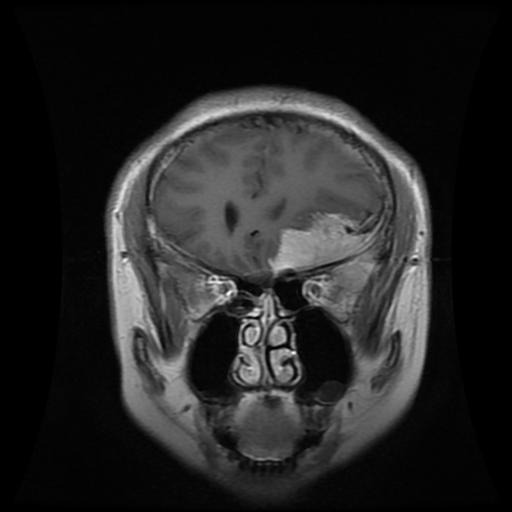
#> input picture Brain Tumour (ML Resnet) Model/Data set/Training/meningioma/Tr-meTr_0000.jpg, 512 x 512 px, found by its file name
$ jupyter execute --allow-errors 'Part 1 Brain Tumour (create .h5).ipynb'
#> lines starting #> are read from the running program, lines starting #| are printed output that depends on the picture; after the words box and inside, x2 and y2 are one past the last pixel; in counts of white or black regions, pixels touching at a corner belong together
# Brain Tumor Classification using Resnet 50 (CNN)

[cell 1]
import tensorflow
from PIL import Image
import glob
from keras.preprocessing.image import ImageDataGenerator,load_img, save_img, img_to_array
from keras.applications.vgg16 import VGG16, preprocess_input
from keras.preprocessing import image
from keras import backend as K
from keras.models import Model, Sequential
from keras.layers import Input, Dense, Flatten, Dropout, BatchNormalization,Conv2D, SeparableConv2D, MaxPool2D, LeakyReLU, Activation,GlobalAveragePooling2D

from keras.optimizers import Adam
from sklearn.model_selection import train_test_split
from keras.callbacks import ModelCheckpoint, ReduceLROnPlateau,EarlyStopping
from keras.applications.imagenet_utils import preprocess_input
from sklearn.metrics import classification_report,accuracy_score
from sklearn.metrics import confusion_matrix
import matplotlib.pyplot as plt
from sklearn.utils import shuffle
import numpy as np
from tqdm import tqdm
from sklearn.utils import shuffle
import cv2
import os
import shutil
import itertools
import imutils
from sklearn.model_selection import StratifiedKFold
import random
from keras import layers

[cell 2]
data_dir = ('/Users/animesh/Desktop/Web app using flask brain Tumour detection/Brain Tumour (ML Resnet) Model/Data set/Training')
categories = ['glioma', 'meningioma', 'notumor', 'pituitary']
plt.figure(figsize=(20, 16))

images_path = ['/glioma/Tr-gl_0010.jpg', '/meningioma/Tr-meTr_0000.jpg', '/notumor/Tr-noTr_0000.jpg', '/pituitary/Tr-piTr_0000.jpg']

#> (the rest of this cell did not finish here and is left out)

## Crpping Images Demo

[cell 3]
def crop_img(img):
	"""
	Finds the extreme points on the image and crops the rectangular out of them
	"""
	gray = cv2.cvtColor(img, cv2.COLOR_RGB2GRAY)
	gray = cv2.GaussianBlur(gray, (3, 3), 0)

	# threshold the image, then perform a series of erosions +
	# dilations to remove any small regions of noise
	thresh = cv2.threshold(gray, 45, 255, cv2.THRESH_BINARY)[1]
	thresh = cv2.erode(thresh, None, iterations=2)
	thresh = cv2.dilate(thresh, None, iterations=2)

	# find contours in thresholded image, then grab the largest one
	cnts = cv2.findContours(thresh.copy(), cv2.RETR_EXTERNAL, cv2.CHAIN_APPROX_SIMPLE)
	cnts = imutils.grab_contours(cnts)
	c = max(cnts, key=cv2.contourArea)

	# find the extreme points
	extLeft = tuple(c[c[:, :, 0].argmin()][0])
	extRight = tuple(c[c[:, :, 0].argmax()][0])
	extTop = tuple(c[c[:, :, 1].argmin()][0])
	extBot = tuple(c[c[:, :, 1].argmax()][0])
	ADD_PIXELS = 0
	new_img = img[extTop[1]-ADD_PIXELS:extBot[1]+ADD_PIXELS, extLeft[0]-ADD_PIXELS:extRight[0]+ADD_PIXELS].copy()

	return new_img

[cell 4]
img = cv2.imread('/Users/animesh/Desktop/Web app using flask brain Tumour detection/Brain Tumour (ML Resnet) Model/Data set/Training/meningioma/Tr-meTr_0000.jpg')
#> img is the input picture: shape (512, 512, 3); min 0, max 255, mean 36.7
img = cv2.resize(
            img,
            dsize=(224,224),
            interpolation=cv2.INTER_CUBIC
        )
#> img: shape (224, 224, 3)
gray = cv2.cvtColor(img, cv2.COLOR_RGB2GRAY)
gray = cv2.GaussianBlur(gray, (5, 5), 0)

# threshold the image, then perform a series of erosions +
# dilations to remove any small regions of noise
thresh = cv2.threshold(gray, 45, 255, cv2.THRESH_BINARY)[1]
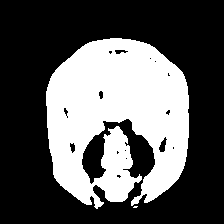
#> thresh: shape (224, 224); 35% white; 2 white regions (1 under 20 px), largest, box (x1, y1, x2, y2) and area: (46, 38, 189, 209) 17529
thresh = cv2.erode(thresh, None, iterations=2)
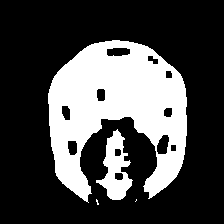
#> thresh: shape (224, 224); 28.6% white; 4 white regions (2 under 20 px), largest, box (x1, y1, x2, y2) and area: (48, 40, 187, 203) 13075, (96, 129, 133, 200) 1263
thresh = cv2.dilate(thresh, None, iterations=2)
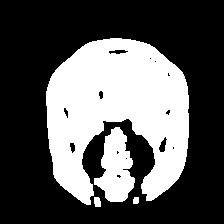
#> thresh: shape (224, 224); 34.5% white; 4 white regions

# find contours in thresholded image, then grab the largest one
cnts = cv2.findContours(thresh.copy(), cv2.RETR_EXTERNAL, cv2.CHAIN_APPROX_SIMPLE)
#> cnts = 4 contours; box (x1, y1, x2, y2) and area: (46, 38, 189, 205) 15260, (94, 127, 135, 202) 1794, (94, 197, 101, 207) 48, (133, 197, 139, 204) 28
cnts = imutils.grab_contours(cnts)
c = max(cnts, key=cv2.contourArea)
#> c = contour of 233 points, box (x1, y1, x2, y2) (46, 38, 189, 205), area 15260

# find the extreme points
extLeft = tuple(c[c[:, :, 0].argmin()][0])
#> extLeft = (46, 91)
extRight = tuple(c[c[:, :, 0].argmax()][0])
#> extRight = (188, 137)
extTop = tuple(c[c[:, :, 1].argmin()][0])
#> extTop = (110, 38)
extBot = tuple(c[c[:, :, 1].argmax()][0])
#> extBot = (86, 204)

# add contour on the image
img_cnt = cv2.drawContours(img.copy(), [c], -1, (0, 255, 255), 4)
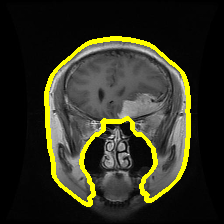
#> img_cnt: shape (224, 224, 3); mean B, G, R 33.1, 48.7, 48.7

# add extreme points
img_pnt = cv2.circle(img_cnt.copy(), extLeft, 8, (0, 0, 255), -1)
img_pnt = cv2.circle(img_pnt, extRight, 8, (0, 255, 0), -1)
img_pnt = cv2.circle(img_pnt, extTop, 8, (255, 0, 0), -1)
img_pnt = cv2.circle(img_pnt, extBot, 8, (255, 255, 0), -1)
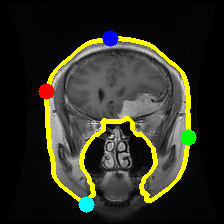
#> img_pnt: shape (224, 224, 3); mean B, G, R 34.6, 48.6, 47.6

# crop
ADD_PIXELS = 0
new_img = img[extTop[1]-ADD_PIXELS:extBot[1]+ADD_PIXELS, extLeft[0]-ADD_PIXELS:extRight[0]+ADD_PIXELS].copy()
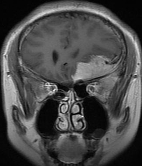
#> new_img: shape (166, 142, 3); min 0, max 251, mean 74.1

[cell 5]
plt.figure(figsize=(15,6))
plt.subplot(141)
plt.imshow(img)
plt.xticks([])
plt.yticks([])
plt.title('Step 1. Get the original image')
plt.subplot(142)
plt.imshow(img_cnt)
plt.xticks([])
plt.yticks([])
plt.title('Step 2. Find the biggest contour')
plt.subplot(143)
plt.imshow(img_pnt)
plt.xticks([])
plt.yticks([])
plt.title('Step 3. Find the extreme points')
plt.subplot(144)
plt.imshow(new_img)
plt.xticks([])
plt.yticks([])
plt.title('Step 4. Crop the image')
plt.show()
#> figure, not shown here; B, G, R data is drawn as R, G, B
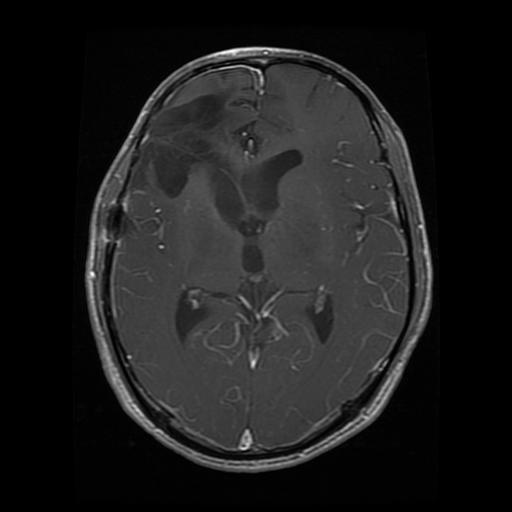
#> input picture Brain Tumour (ML Resnet) Model/Data set/Training/glioma/Tr-gl_0202.jpg, 512 x 512 px, found by its file name
#> further down, image is the input picture: shape (512, 512); min 0, max 255, mean 29.5
#> `image = cv2.resize(image, (image_size, image_size))`:
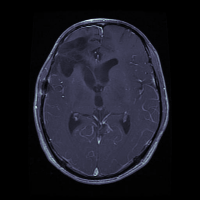
#> image: shape (200, 200, 3); mean B, G, R 34.9, 25.8, 25.5

[cell 6]
labels = ['glioma', 'meningioma', 'notumor', 'pituitary']

x_train = [] # training images.
y_train  = [] # training labels.
x_test = [] # testing images.
y_test = [] # testing labels.

image_size = 200


#> (the rest of this cell did not finish here and is left out)
